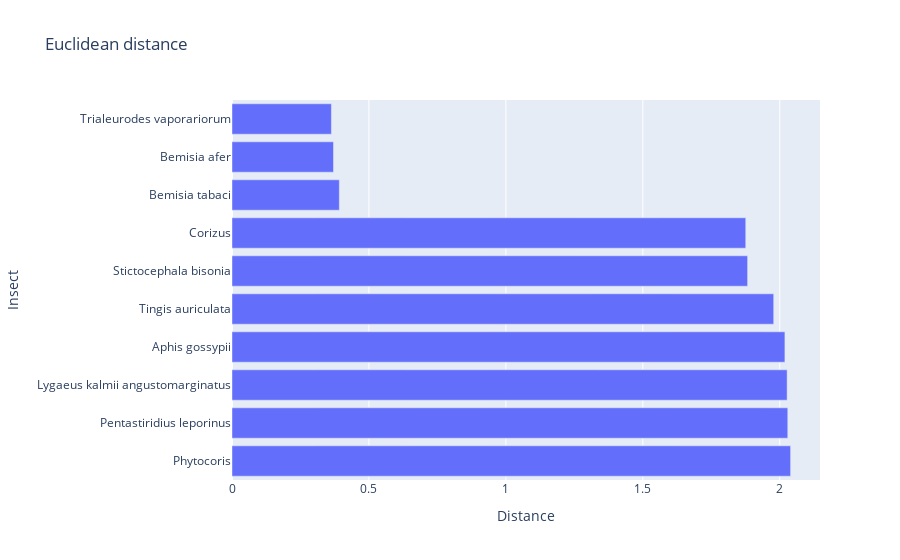

Notebook source saved alongside this figure:
### Code cell
to_itter=data_to_count.sort_values('ed_result',ascending=True).reset_index(drop=True)[:10]

label=[]
degree=[]
for index,data in to_itter.sort_values('ed_result',ascending=False).reset_index(drop=True).iterrows():
    label.append(data.label)
    degree.append(data.ed_result)

fig = go.Figure(data=go.Bar(
    x=degree,
    y=label,
    orientation='h'
))

fig.update_layout(
    title='Euclidean distance',
    xaxis_title='Distance',
    yaxis_title='Insect'
)

fig.show()

### Figure 1 — Plotly figure (JSON) as saved in the notebook; plotly's stock layout.template omitted (floating-point values rounded to 4 significant figures)
{"data": [{"orientation": "h", "type": "bar", "x": [2.04, 2.029, 2.027, 2.019, 1.978, 1.883, 1.876, 0.3919, 0.3706, 0.363], "y": ["Phytocoris", "Pentastiridius leporinus", "Lygaeus kalmii angustomarginatus", "Aphis gossypii", "Tingis auriculata", "Stictocephala bisonia", "Corizus", "Bemisia tabaci", "Bemisia afer", "Trialeurodes vaporariorum"]}], "layout": {"title": {"text": "Euclidean distance"}, "xaxis": {"title": {"text": "Distance"}}, "yaxis": {"title": {"text": "Insect"}}}}
